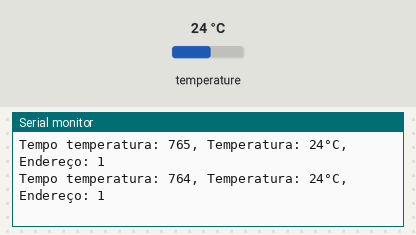
Bench run of a sketch on a simulated Arduino Uno, built with avr-gcc and run on an emulated ATmega328P. Parts: the last lines printed to the serial monitor. Inputs (shaded band) come from the test bench; at power-on: temperature 24 °C.

Above: at 2.3 s.
2.4 s: temperature set to 12 °C
At 2.4 s:
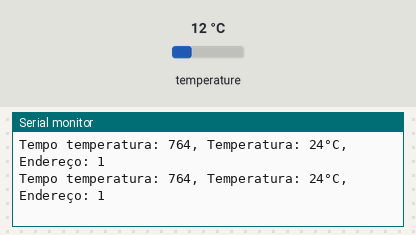
3.9 s: temperature set to 19 °C
At 4.5 s:
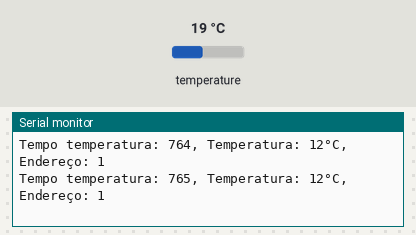
Timing chart, 0 to 6.9 s (numbered marks = the images above; inputs shaded):
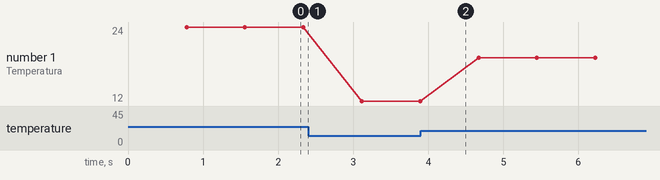

Measured:
- plotted number 1: 24 → 12 after the input at 2.4 s, 12 → 19 after the input at 3.9 s

The sketch:

ds18b20.ino
```cpp
/*
  Autor: Patrick Carriello
  Projeto: Projeto Jarvis
  Detalhes do projeto: https://www.youtube.com/watch?v=L3ky2-lCL8s&list=PLDZLfLztiVAkoGCS805bjnNVWhHrbzk_M
*/

#include <OneWire.h>
#include <DallasTemperature.h>

#define temperaturas 4

OneWire oneWire(temperaturas);
DallasTemperature sensoresTemp(&oneWire);
DeviceAddress endereco;
int totalSensoresTemperatura = 0;

void setup() {
  Serial.begin(9600);

  // Inicia os sensores de temperatura
  sensoresTemp.begin();
  // Pega a quantidade de sensores conectados
  totalSensoresTemperatura = sensoresTemp.getDeviceCount();
}

void loop() {
  unsigned long tempo = millis();
  // Sensores de temperatura
  sensoresTemp.requestTemperatures();
  long temperatura = sensoresTemp.getTempCByIndex(0);

  Serial.print("Tempo temperatura: ");
  Serial.print(millis() - tempo);
  Serial.print(", Temperatura: ");
  Serial.print(temperatura);
  Serial.print("°C, Endereço: ");
  Serial.println(sensoresTemp.getAddress(endereco, 0));
}
```
